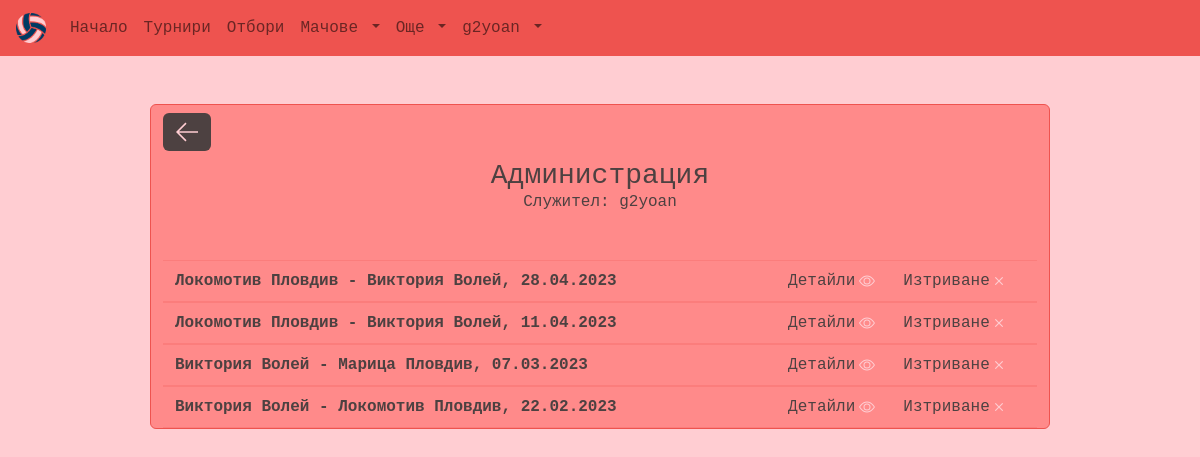
/myadmin/matches/ (signed in), run on an earlier commit of the app's database.
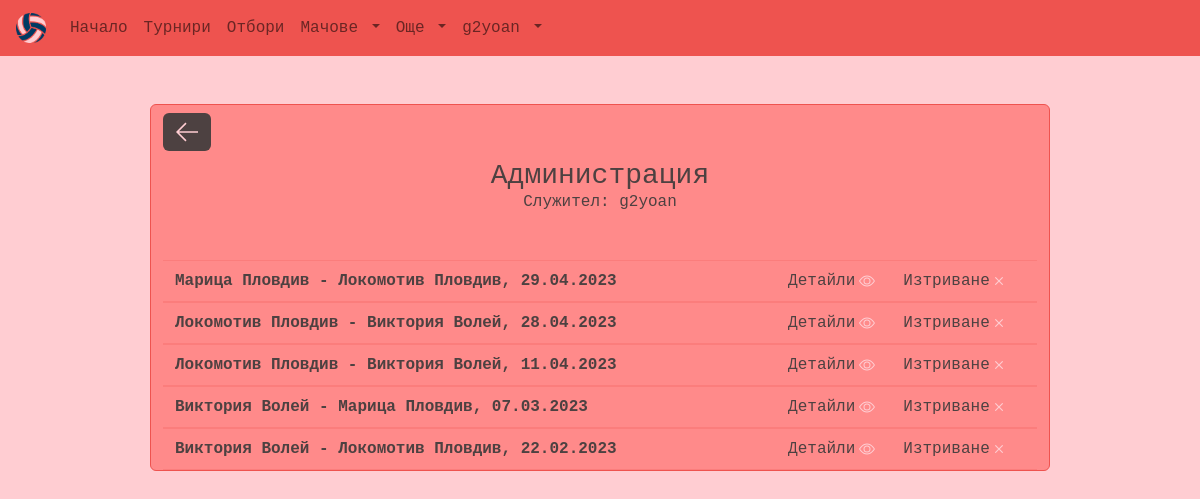
And on a later commit of the database.
### main/models.py (models this page shows)
class Match(models.Model):
    id = models.UUIDField(primary_key=True, default=uuid.uuid4, editable=False)
    team1 = models.ForeignKey(Team, on_delete=models.CASCADE, null=False, blank=False,
    related_name='team1')
    team2 = models.ForeignKey(Team, on_delete=models.CASCADE, null=False, blank=False,
    related_name='team2')
    tournament = models.ForeignKey(Tournament, on_delete=models.CASCADE, null=False, blank=False)
    date = models.DateTimeField(null=True, blank=True)
    referee = models.ForeignKey(Referee, on_delete=models.SET_NULL, null=True, blank=True)
    team1_points = models.PositiveSmallIntegerField(validators=[MaxValueValidator(200),
    MinValueValidator(0)], null=True, blank=True)
    team2_points = models.PositiveSmallIntegerField(validators=[MaxValueValidator(200),
    MinValueValidator(0)], null=True, blank=True)
    class Meta:
        verbose_name_plural = 'Matches'
        ordering = ['-date', 'tournament']
    def __str__(self):
        return f"{self.team1} - {self.team2}, {self.date.strftime('%d.%m.%Y')}"

class Team(models.Model):
    id = models.UUIDField(primary_key=True, default=uuid.uuid4, editable=False)
    name = models.CharField(max_length=64, null=False, blank=False)
    coach = models.CharField(max_length=64, null=True, blank=True)
    founded_in = models.DateField(null=True, blank=True)
    location = models.CharField(max_length=64, null=False, blank=False)
    picture = models.ImageField(upload_to="teams_pics", null=True, blank=True)
    description = models.TextField(null=True, blank=True)
    class Meta:
        ordering = ['name']
    def __str__(self):
        return self.name

### main/views/views_admin.py (the view)
# urls.py: path('myadmin/matches/', views.admin_matches, name='admin_matches'),
@staff_member_required
def admin_matches(request):
    matches = Match.objects.all()
    context = {"matches": matches}
    return render(request, "main/admin_templates/admin_matches.html", context)

### main/models.py (called while the page is built)
    def __str__(self):
        return self.username

### main/templates/main/admin_templates/admin_matches.html (shortened to what this page needs)
{% extends 'base.html' %}
{% block content %}
<main class="container-fluid text-font w-75 mt-5 h-100">
    <section class="row border-main rounded bg-sec my-5 align-items-center justify-content-center d-flex">
        <div class="m-2">
            <a class="btn-font btn rounded" href="{% url 'myadmin' %}">
                <svg version="1.1" xmlns="http://www.w3.org/2000/svg" width="22" height="22" viewBox="0 0 32 32">
                    <title>Назад</title>
                    <path
                        d="M13.723 2.286l-13.723 13.714 13.719 13.714 1.616-1.611-10.96-10.96h27.625v-2.286h-27.625l10.965-10.965-1.616-1.607z">
                    </path>
                </svg>
            </a>
        </div>
        <h3 class="text-center mb-0">Администрация</h3>
        <h5 class="h6 text-center mb-5">Служител: {{request.user}}</h5>
        {% for match in matches %}
        <article class="row d-flex align-items-center text-center">
            <hr class="mt-0 mb-2" style="color: var(--main-color)">
            <div class="col-lg-8 d-flex align-items-center justify-content-start">
                <span><strong>{{match}}</strong></span>
            </div>
            <div class="col-lg-2 d-flex align-items-center justify-content-lg-end">
                <a class="text-decoration-none text-font link-bg"
                    href="{% url 'edit-fixture' match.id %}">
                    <span>Детайли</span>
                </a>
            </div>
            <div class="col-lg-2 d-flex align-items-center justify-content-start">
                <a class="text-decoration-none text-font link-bg"
                    href="{% url 'delete-fixture' match.id %}">
                    <span>Изтриване</span>
                </a>
            </div>
            <hr class="mt-2 mb-0" style="color: var(--main-color)">
        </article>
        {% endfor %}
        {% endblock %}

What changed in the data, as far as the page shows it:
added Match: team1+team2+date "Марица Пловдив - Локомотив Пловдив, 29.04.2023"
